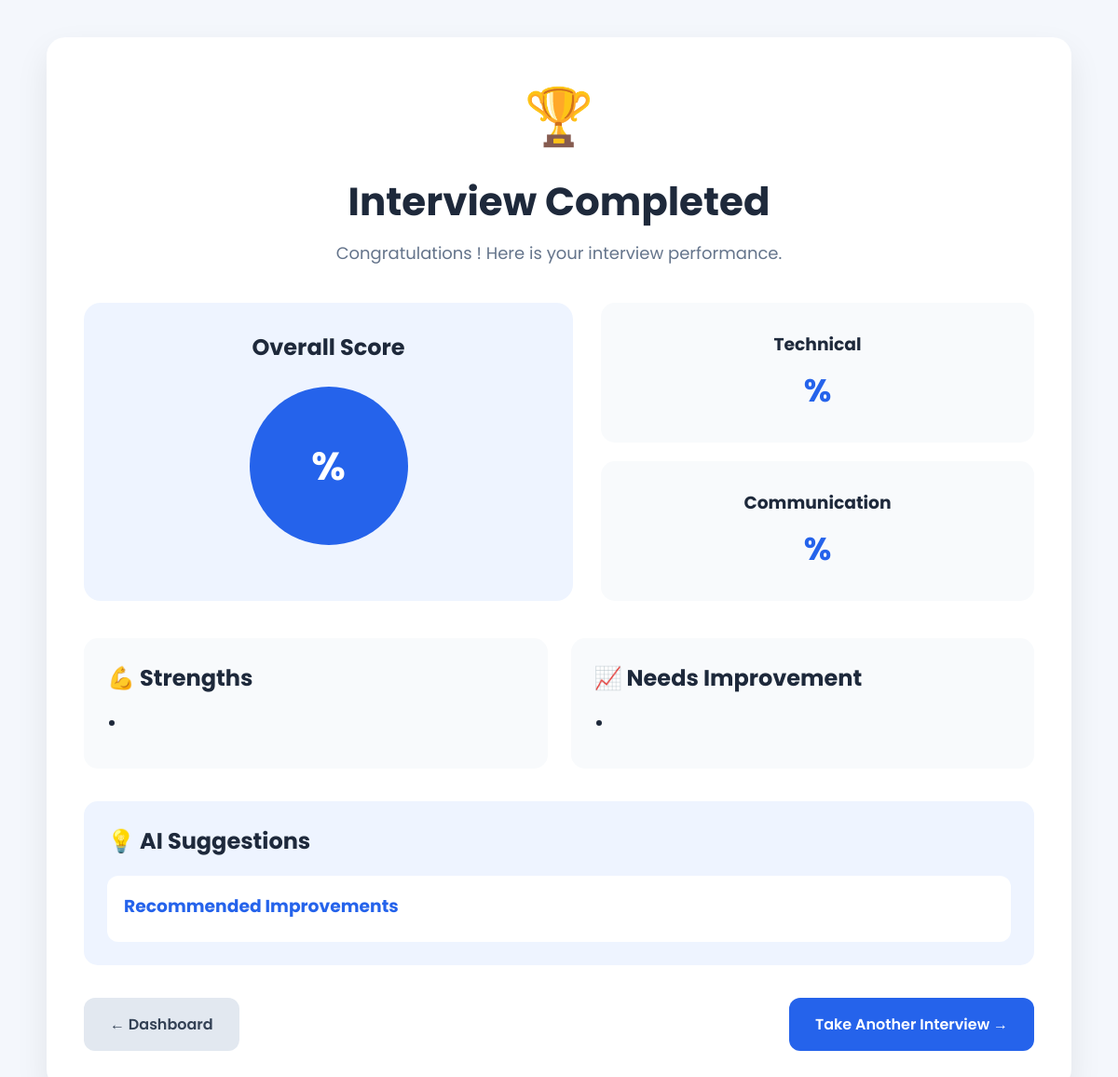
Before: /interview_results (signed in) with the older database file.
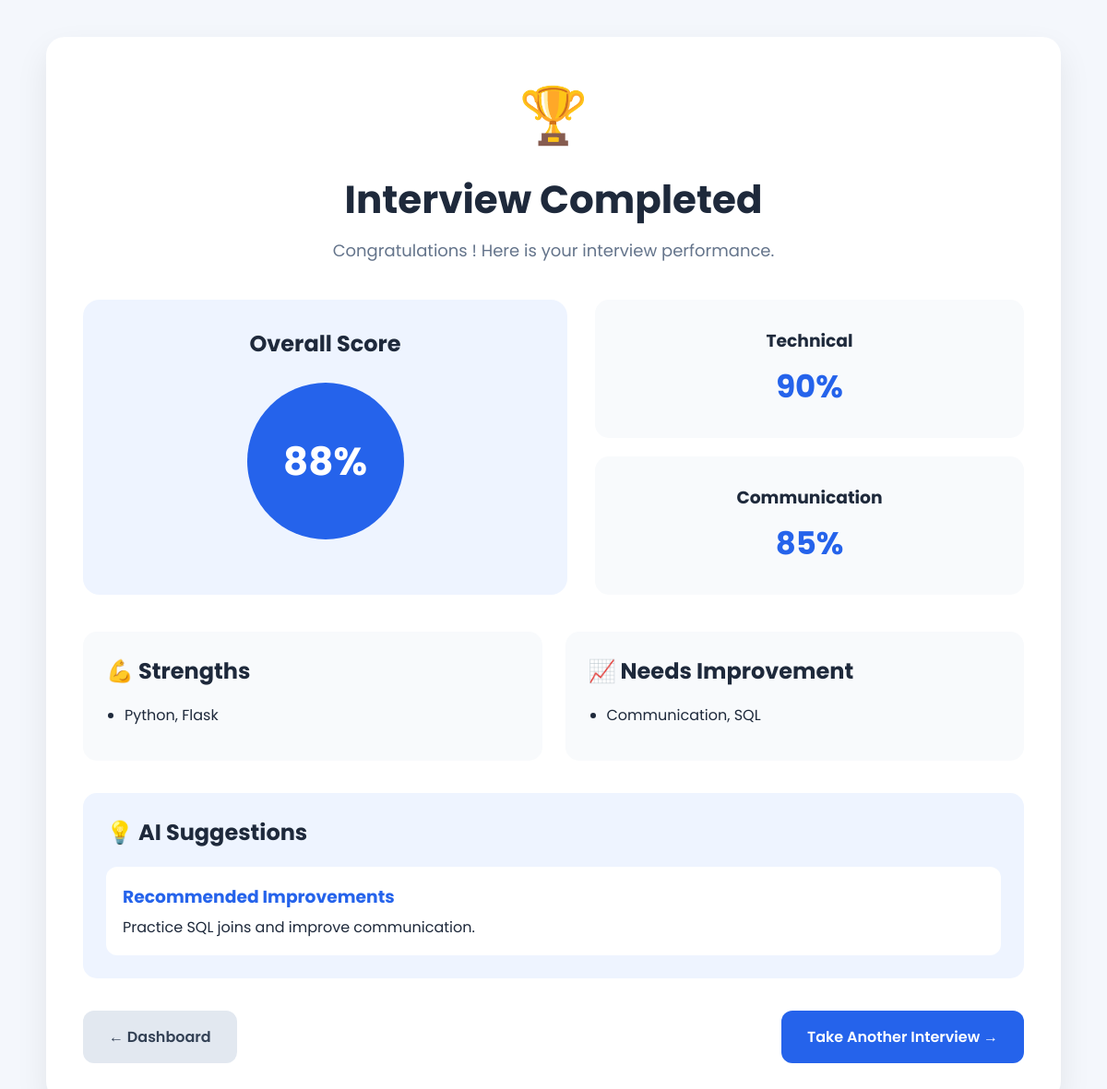
After: the same page with the newer database file.
### tables this page shows
CREATE TABLE interview_results (

    id INTEGER PRIMARY KEY AUTOINCREMENT,

    user_id INTEGER NOT NULL,

    resume_id INTEGER,

    job_role TEXT,

    interview_type TEXT,

    overall_score INTEGER,

    technical_score INTEGER,

    communication_score INTEGER,

    strengths TEXT,

    weaknesses TEXT,

    suggestions TEXT,

    interview_date TIMESTAMP DEFAULT CURRENT_TIMESTAMP,

    FOREIGN KEY(user_id) REFERENCES users(id),

    FOREIGN KEY(resume_id) REFERENCES resumes(id)

);

### app.py (the view)
@app.route("/interview_results")
def interview_results():
    if "user_id" not in session:
        return redirect(url_for("login"))
    connection = sqlite3.connect("database.db")
    cursor = connection.cursor()
    cursor.execute("""
        SELECT *
        FROM interview_results
        WHERE user_id = ?
        ORDER BY interview_date DESC
        LIMIT 1
    """, (session["user_id"],))
    result = cursor.fetchone()
    connection.close()
    return render_template(
        "interview_results.html",
        result=result
    )

### templates/interview_results.html (shortened to what this page needs)
<!DOCTYPE html>
<html lang="en">
<head>
    <link rel="stylesheet"
          href="{{ url_for('static', filename='css/interview_results.css') }}">
</head>
<body>
    <div class="container">
        <div class="result-card">
            <div class="header">
                <div class="trophy">
                    🏆
                </div>
                <h1>Interview Completed</h1>
                <p>
                    Congratulations {{ username }}!
                    Here is your interview performance.
                </p>
            </div>
            <div class="score-section">
                <div class="overall-score">
                    <h2>Overall Score</h2>
                    <div class="score-circle">
                        {{ result[5] }}%
                    </div>
                </div>
                <div class="mini-scores">
                    <div class="score-box">
                        <h3>Technical</h3>
                        <span>{{ result[6] }}%</span>
                    </div>
                    <div class="score-box">
                        <h3>Communication</h3>
                        <span>{{ result[7] }}%</span>
                    </div>
                </div>
            </div>
            <div class="feedback-grid">
                <div class="card">
                    <h2>💪 Strengths</h2>
                    <ul>
                        <li>{{ result[8] }}</li>
                    </ul>
                </div>
                <div class="card">
                    <h2>📈 Needs Improvement</h2>
                    <ul>
                        <li>{{ result[9] }}</li>
                    </ul>
                </div>
            </div>
            <div class="resources-card">
                <h2>💡 AI Suggestions</h2>
                <div class="resource-list">
                    <div class="resource-item">
                        <h3>Recommended Improvements</h3>
                        <p>
                            {{ result[10] }}
                        </p>
                    </div>
                </div>
            </div>
            <div class="button-group">
                <a href="/dashboard" class="secondary-btn">
                    ← Dashboard
                </a>
                <a href="/interview" class="primary-btn">
                    Take Another Interview →
                </a>
            </div>
        </div>
    </div>
    </body>
</html>

Changed rows visible on the page:
added interview_results: overall_score "88", technical_score "90", communication_score "85", strengths "Python, Flask", weaknesses "Communication, SQL", suggestions "Practice SQL joins and improve communication."
